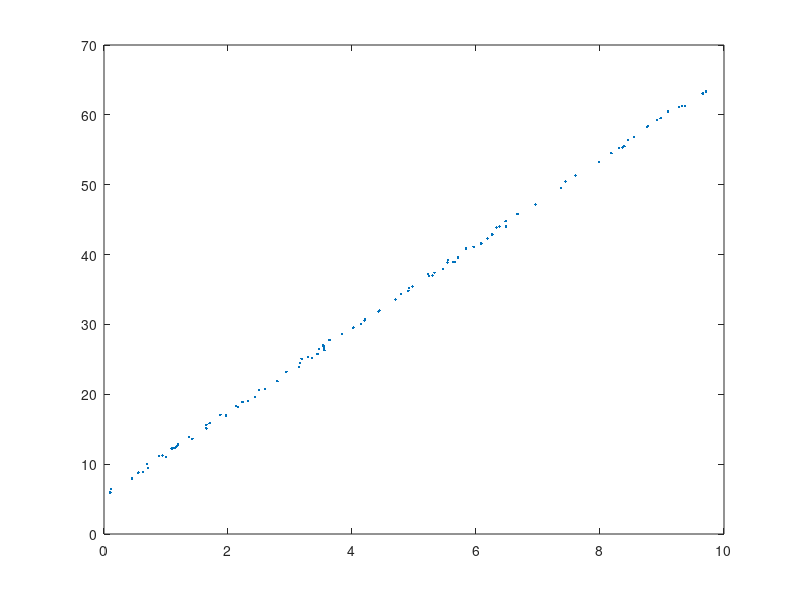

Write the MATLAB code that produced this figure. (Note: this script raises an error after producing the figure.)
n = 100;
noise = rand(n,1);
x = rand(n,1).*10;
y = 5 + 6*x + noise;
plot(x,y,'.');
%x = [ones(size(x)) x];
%theta = regress(y,x);
%disp(theta);


theta = [0;0];
alpha = 0.00005;
cost = 1;
sum = [0;0];

gradientdescent(theta,alpha,cost,x,y,sum)

function gradientdescent(theta,alpha,cost,x,y,sum)

while abs(cost) > 0.0005

    cost = 0;
    sum = [0;0];
    
    for i = 1:length(x)

        X = [1;x(i)];
        h = theta'*X;
        
        sum = sum + (h-y(i)) * X;
        cost = (h-y(i)); 
        

    end
theta = theta - alpha * sum;

%disp(theta);
%disp(cost);
end
disp(theta);
b = theta(1);
m = theta(2);
z = m*x + b;
plot(x,y,'.');hold on;
plot(x,z,'-');
end


